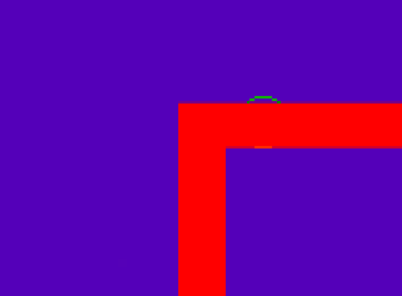
%> input picture TestImages/Test21.png, 402 x 296 px
$ octave Debug4.m   (GNU Octave 9; MATLAB toolbox functions it lacks are replaced by stand-ins)
%> lines starting %> are read from the running program, lines starting %| are printed output that depends on the picture; in (x1, y1, x2, y2) boxes, pixels count from 0 and x2, y2 are one past the last pixel; in counts of white or black regions, pixels touching at a corner belong together; the program's own positions count from 1
img = imread("TestImages/Test21.PNG");
%> img is the input picture: size 296x402x3 uint8; mean R, G, B 108.5, 0.1, 158.3
[redImage, g, b] = imsplit(img);
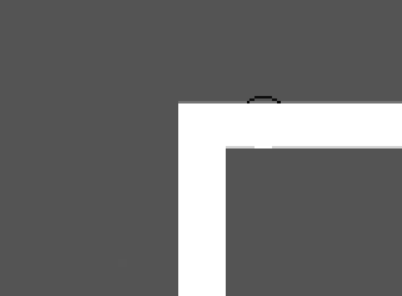
%> redImage: size 296x402 uint8; min 0, max 255, mean 108.5
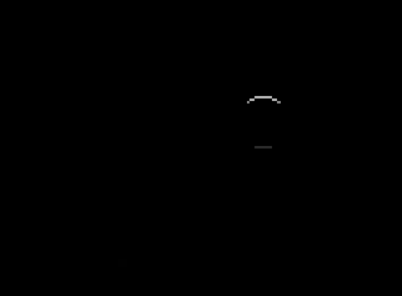
%> g: size 296x402 uint8; min 0, max 185, mean 0.1
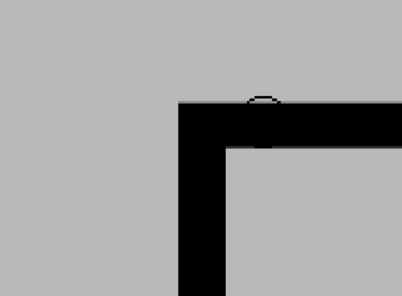
%> b: size 296x402 uint8; min 0, max 185, mean 158.3
[yS, xS] = size(redImage);
%> yS = 296; xS = 402
binary = redImage>200;
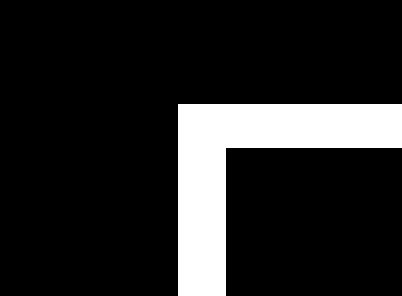
%> binary: size 296x402 logical; 14.3% white; 1 white region, box (x1, y1, x2, y2) and area: (178, 104, 402, 296) 16960
xSGreyOut = xS/10;
%> xSGreyOut = 40.2
mask = ones(yS,xS);
for y = floor(yS/2)-20:yS
    for x=floor(xS/2-xSGreyOut):floor(xS/2+xSGreyOut)
        mask(y,x) = 0;
    end
end
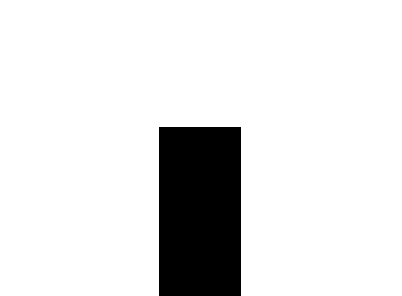
%> mask: size 296x402 double; values 0 (black) and 1 (white), 88.4% white; 1 black region, box (x1, y1, x2, y2) and area: (159, 127, 241, 296) 13858
imshow(mask)

$ run again, with TestImages/Test10.png copied over TestImages/Test21.png
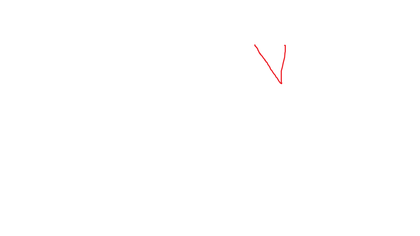
%> input picture TestImages/Test10.png, 420 x 236 px, shrunk from 1152 x 648 before the run
%> img is the input picture: size 236x420x3 uint8; mean R, G, B 255, 254.8, 254.8
%> binary: size 236x420 logical; every value is 1
%> after the loop `for y = floor(yS/2)-20:yS`:
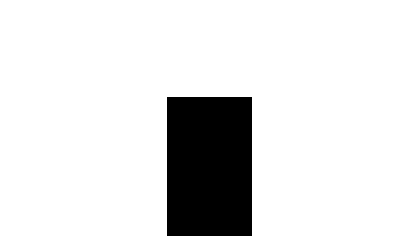
%> mask: size 236x420 double; values 0 (black) and 1 (white), 88.1% white; 1 black region, box (x1, y1, x2, y2) and area: (167, 97, 252, 236) 11815
